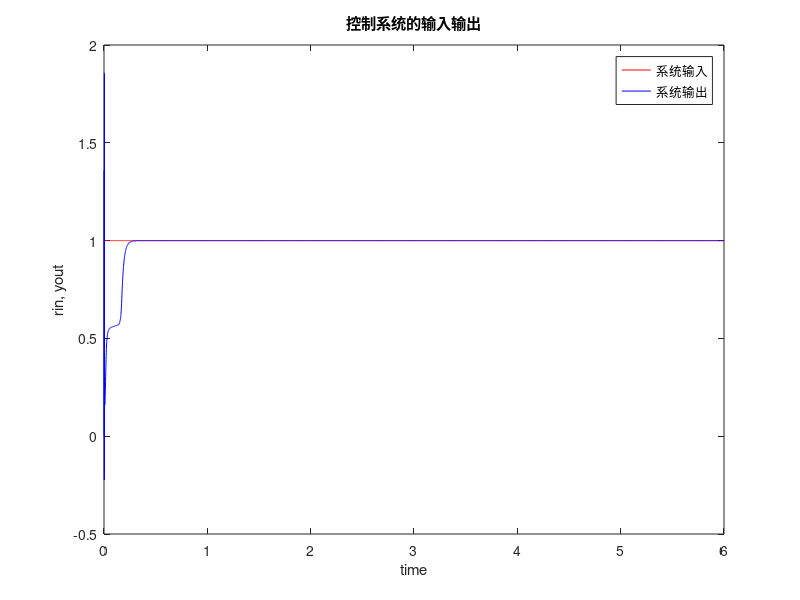
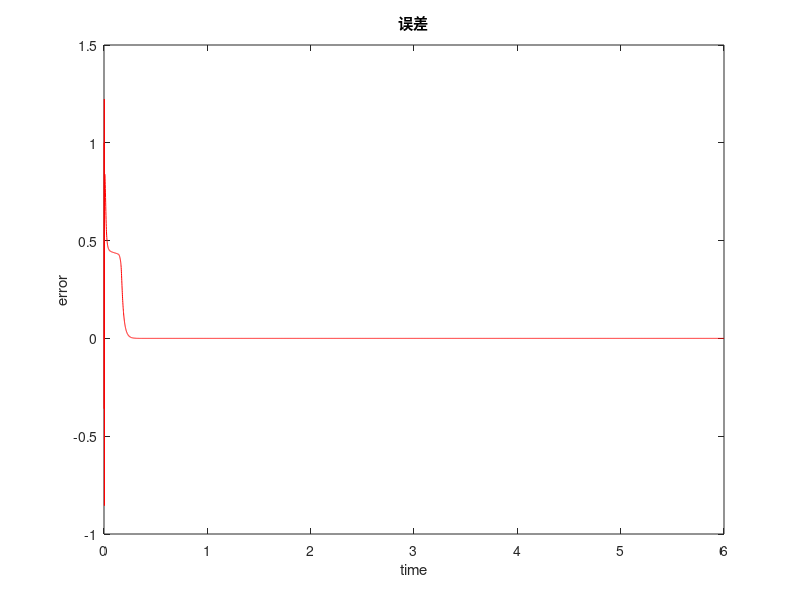
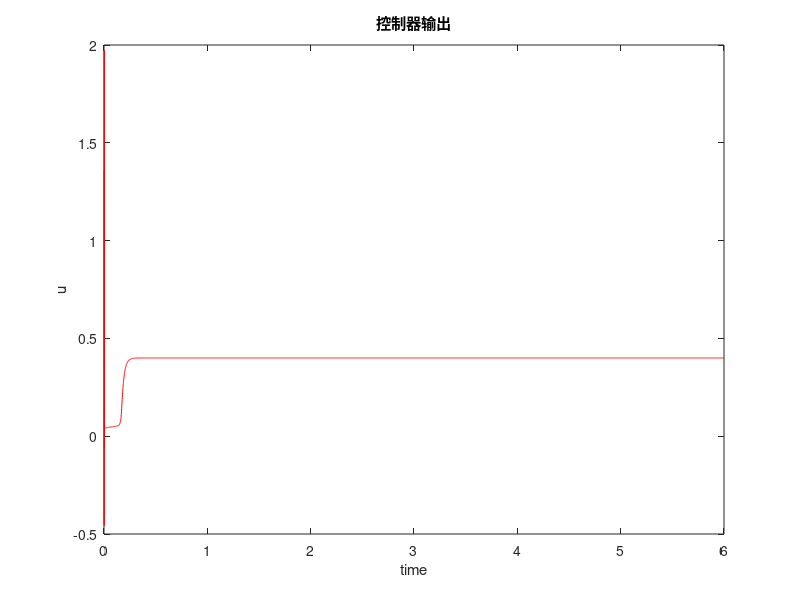
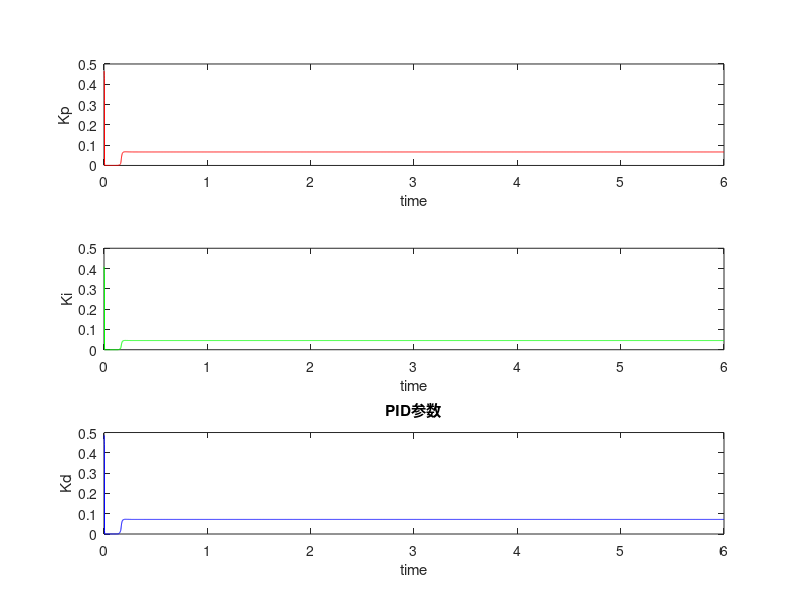

Reproduce these figures in MATLAB, in order.
% This file differs from BP_PID_Sigmoid_v1.m only in the value of the study
% speed, which is denoted as 'eta'.

eta = 0.75; % 学习速率
alpha = 0.05;   % 惯性系数
IN = 4; % 输入层的神经元个数
H = 5; % 隐含层的神经元个数
OUT = 3;    % 输出层的神经元个数

% 初始化隐含层权值 weight_input
wi = [-0.3791    0.0523   -0.4505   -0.3535;
       0.3627    0.1299   -0.0104   -0.3109;
      -0.0157   -0.4680   -0.3075   -0.4573;
       0.3449    0.1147   -0.3769    0.1352;
      -0.2906   -0.1376   -0.2945   -0.2181];
wi_1 = wi; wi_2 = wi; wi_3 = wi;

% 初始化输出层权值 weight_output
wo = [ 0.0386    0.0358   -0.0096   -0.2297    0.1403;
       0.1952   -0.0548    0.3530   -0.2915   -0.0830;
      -0.0009   -0.3761    0.3739    0.0650   -0.2940];
wo_1 = wo; wo_2 = wo; wo_3 = wo;

x = [0 0 0];    % 定义数组并初始化
u_1 = 0; u_2 = 0; u_3 = 0; u_4 = 0; u_5 = 0;
y_1 = 0; y_2 = 0; y_3 = 0;  % 初始化对象输出

oh = zeros(H, 1);   % 隐含层输出 output_hide
I = oh;
error_1 = 0; error_2 = 0;

ts = 0.001; % 采样周期
tnum = 6000;
% 初始化
time = zeros(tnum, 1);
rin = zeros(tnum, 1);
a = zeros(tnum, 1);
yout = zeros(tnum, 1);
error = zeros(tnum, 1);
Kp = zeros(tnum, 1);
Ki = zeros(tnum, 1);
Kd = zeros(tnum, 1);
du = zeros(tnum, 1);
u = zeros(tnum, 1);
dyu = zeros(tnum, 1);   % y(k) 对 u(k) 的偏导
dk = zeros(1, OUT);
delta3 = zeros(1, OUT);
dO = zeros(1, H);
delta2 = zeros(1, H);

for k = 1 : 1 : tnum
    time(k) = k * ts;
    rin(k) = 1;
    a(k) = 1.2 * (1 - 0.8*exp(-0.1*k));
    yout(k) = a(k) * y_1/(1 + y_1^2) + u_1;
    error(k) = rin(k) - yout(k);
    xi = [rin(k), yout(k), error(k), 1];    % 神经网络输入
    x(1) = error(k) - error_1;
    x(2) = error(k);
    x(3) = error(k) - 2*error_1 + error_2;
    epid = [x(1); x(2); x(3)];
    I = xi * wi';   % 隐含层输入
    
    for j = 1 : H
        oh(j) = (exp(I(j)) - exp(-I(j))) / (exp(I(j)) + exp(-I(j)));  % 隐含层输出(正负对称的Sigmoid函数)
    end
    K = wo * oh;    % 输出层输入
    for n = 1 : OUT
        K(n) = 1 / (1 + exp(-K(n)));  % 输出层输出(非负的Sigmoid函数)
    end
    Kp(k) = K(1); Ki(k) = K(2); Kd(k) = K(3);   % 输出层输出的PID三个系数
    Kpid = [Kp(k), Ki(k), Kd(k)];
    
    du(k) = Kpid * epid;
    
    u(k) = u_1 + du(k);
    
    % 限制输出
    if u(k) >= 10
        u(k) = 10;
    end
    if u(k) <= -10
        u(k) = -10;
    end
    
    dyu(k) = sign((yout(k) - y_1) / (u(k) - u_1 + 0.0000001));
    
    % 输出层权值整定
    for j = 1 : OUT
        dk(j) = exp(-K(j)) / (1 + exp(-K(j)))^2;
    end
    for n = 1 : OUT
        delta3(n) = error(k) * dyu(k) * epid(n) * dk(n);
    end    
    
    for n = 1 : OUT
        for i = 1 :H
            d_wo = eta * delta3(n) * oh(i) + alpha * (wo_1 - wo_2);
        end
    end
    wo = wo_1 + d_wo;
    
    % 隐含层权值整定
    for i = 1 : H
        dO(i) = 4/(exp(I(i)) + exp(-I(i)))^2;
    end
    segma = delta3 * wo;
    for i = 1 : H
        delta2(i) = dO(i) * segma(i);
    end
    d_wi = eta * delta2' * xi + alpha * (wi_1 - wi_2);
    wi = wi_1 + d_wi;
    
    % 参数更新
    u_5 = u_4; u_4 = u_3; u_3 = u_2; u_2 = u_1; u_1 = u(k);
    y_3 = y_2; y_2 = y_1; y_1 = yout(k);
    wo_3 = wo_2; wo_2 = wo_1; wo_1 = wo;
    wi_3 = wi_2; wi_2 = wi_1; wi_1 = wi;
    error_2 = error_1; error_1 = error(k);
    
end

% 绘图
figure(1)
plot(time, rin, 'r', time, yout, 'b');
title('控制系统的输入输出');
xlabel('time'); ylabel('rin, yout');
legend('系统输入','系统输出');

figure(2)
plot(time, error, 'r'); title('误差');
xlabel('time'); ylabel('error');

figure(3)
plot(time, u, 'r'); title('控制器输出');
xlabel('time'); ylabel('u');

figure(4)
subplot(3,1,1); plot(time, Kp, 'r');
xlabel('time'); ylabel('Kp');
subplot(3,1,2); plot(time, Ki, 'g');
xlabel('time'); ylabel('Ki');
subplot(3,1,3); plot(time, Kd, 'b');
xlabel('time'); ylabel('Kd');
title('PID参数');
